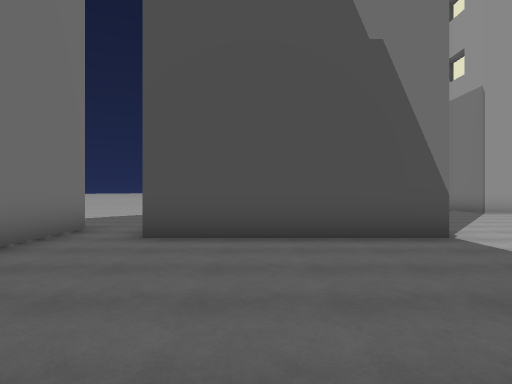
[1] (above)

22 first-person views from a walk through a Unity game level. The camera is 1.5 m above the floor, looks level and sees 75° across. The floor is counted in squares, 2 m on a side. Each view is taken from the middle of a square. On the plan, view 1 faces up. The plan holds only what a view shows up to about 11 squares ahead; the rest is blank. The place goes on beyond the plan. The player is left out.

[2]
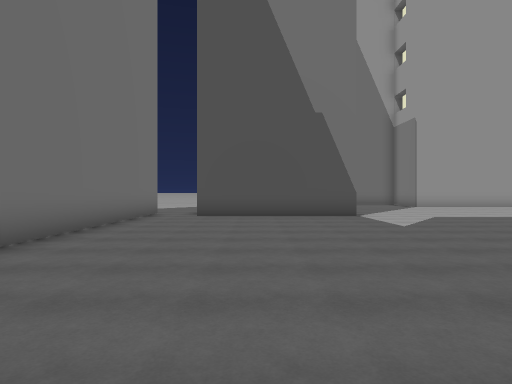

[3]
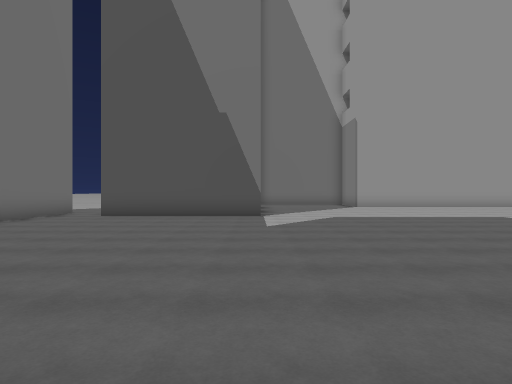

[4]
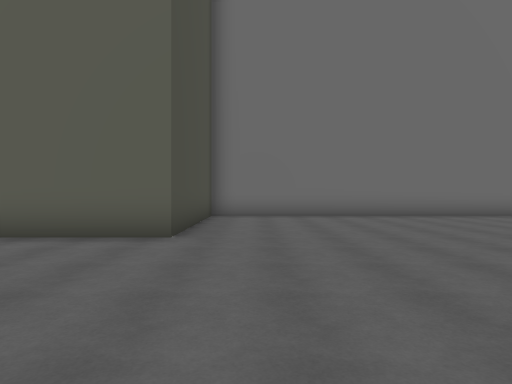

[5]
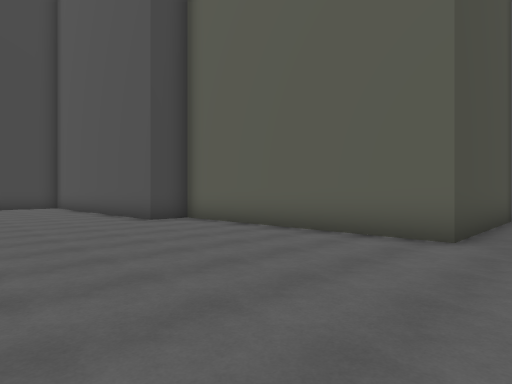

[6]
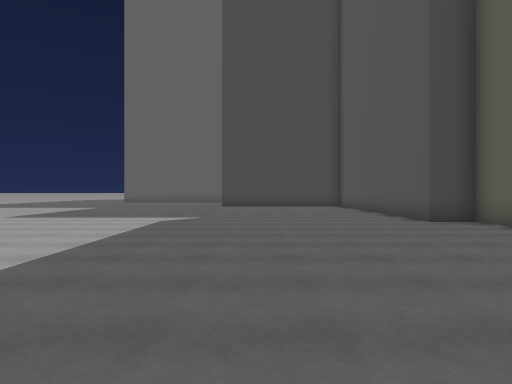

[7]
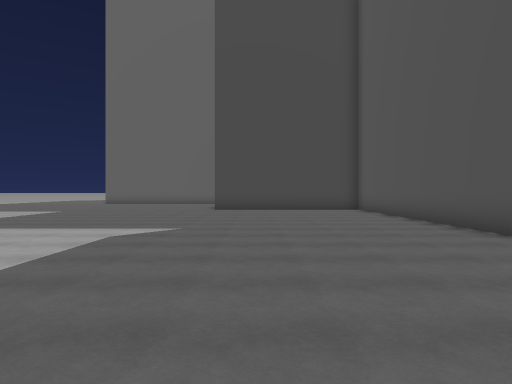

[8]
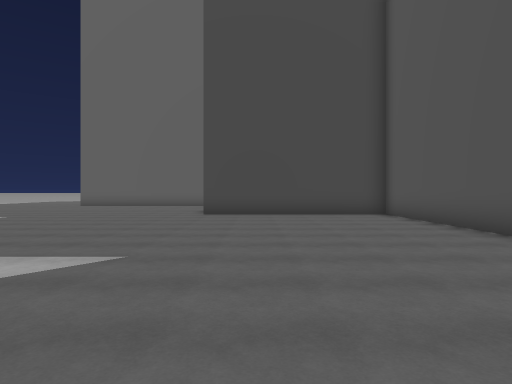

[9]
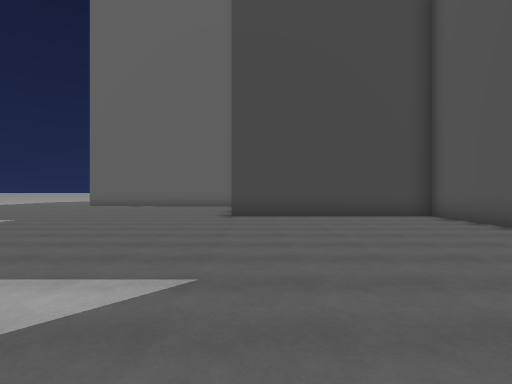

[10]
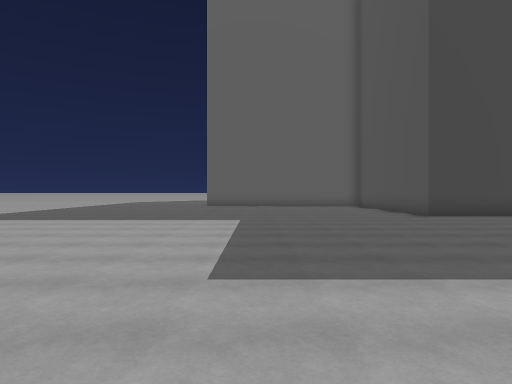

[11]
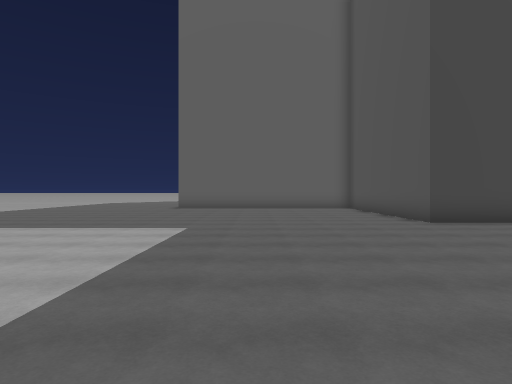

[12]
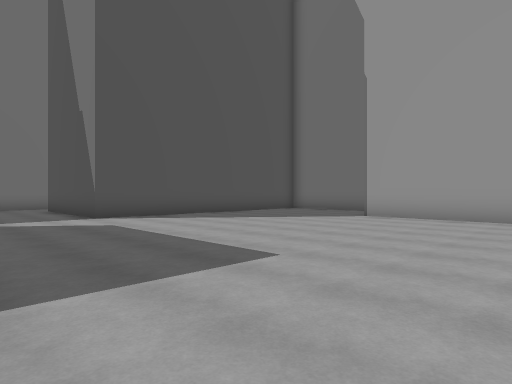

[13]
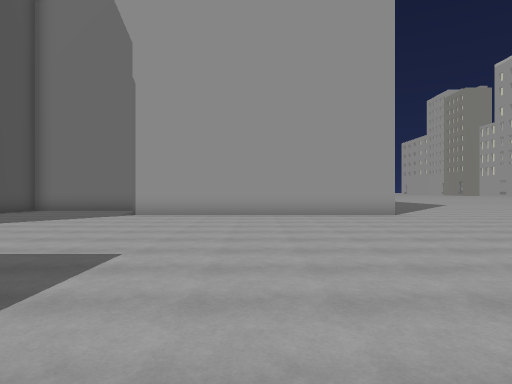

[14]
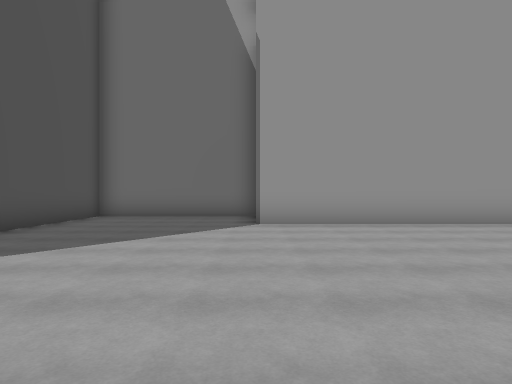

[15]
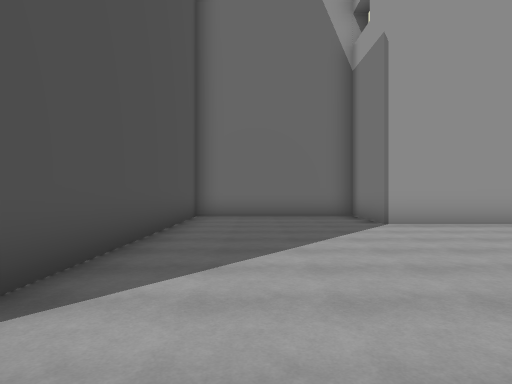

[16]
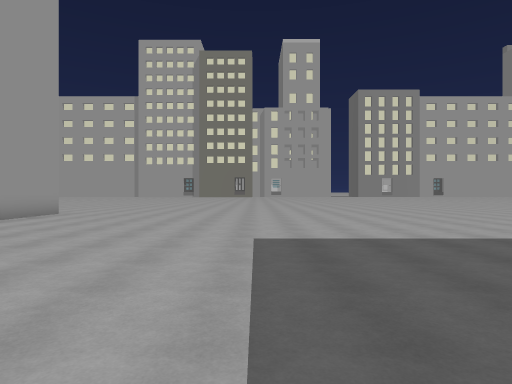

[17]
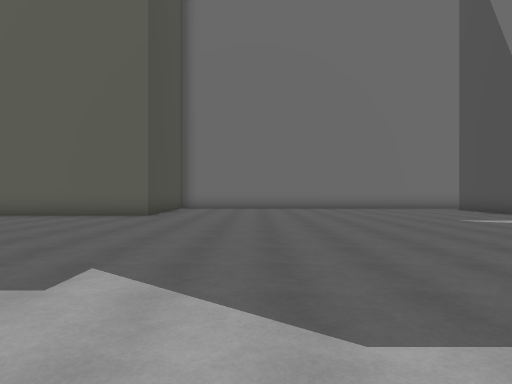

[18]
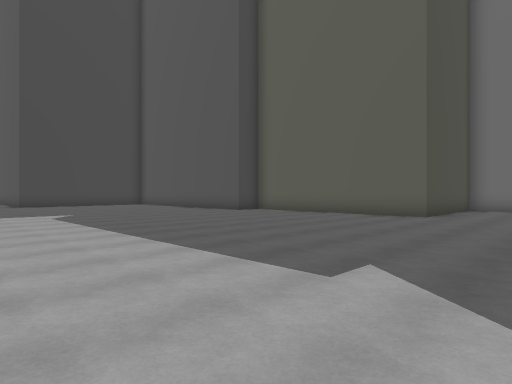

[19]
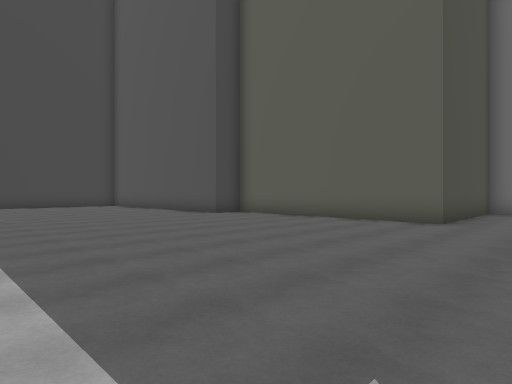

[20]
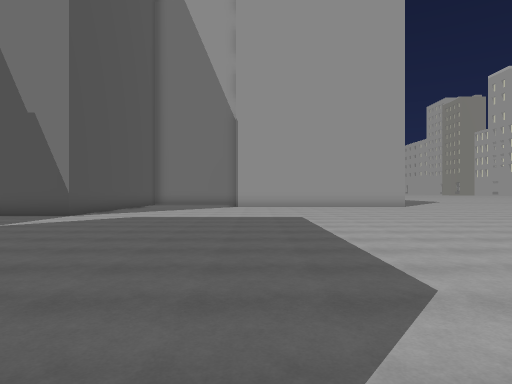

[21]
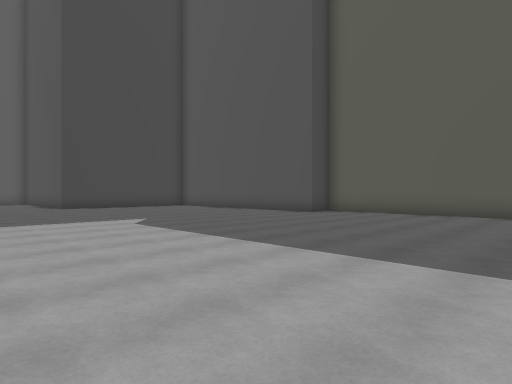

[22]
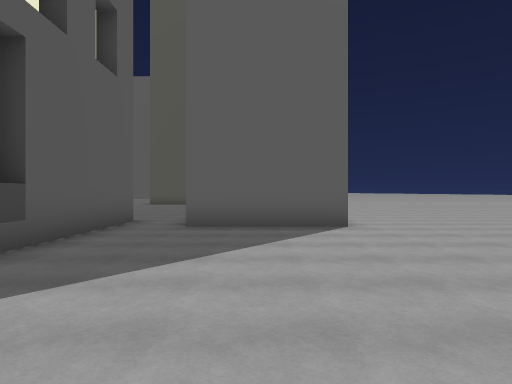

### Floor plan
Key: @ floor where view 1 was taken; # wall or solid block; . floor; O other object.
Columns run from 10 left of view 1 to 17 right of it. Each row starts with its distance up from view 1.
 15               OOOO
 14      .       O....#
 13     ...      O....#
 12    .....     O....#########.
 11   ......     O..............
 10   ......O    O..............
  9  .......OO   O..............
  8 ........OO   O..............
  7 ........O    O..............
  6 ...OOOO.OOOOOO..............
  5 ...   O.....................
  4 ...   O....................
  3 ...   O....................
  2       O....................
  1       O....................
  0       O...@................
 -1       O....................
 -2       O................ ...
 -3       O................  ..
 -4       O................
 -5       O................
 -6       OO................
 -7         OOOO............
 -8            O............
 -9            O............
-10            O............
-11            O...........
-12            O........... .
-13            O..............
-14             O..............
-15             O...............
-16             O...............
-17             O...............
-18             O...............
-19             O...............
-20             O...............
-21             O...............
-22              OOOOOO.........
-23                   O.........
-24                   O.........
-25                   O.........

Where each view was taken, in squares from view 1:
view 1: 0 up, 0 right, facing up
view 2: 5 down, 0 right, facing up
view 3: 5 down, 3 right, facing up
view 4: 5 down, 7 right, facing left
view 5: 5 down, 7 right, facing down-left
view 6: 5 down, 7 right, facing down
view 7: 8 down, 7 right, facing down
view 8: 11 down, 7 right, facing down
view 9: 12 down, 8 right, facing down
view 10: 12 down, 14 right, facing down
view 11: 14 down, 13 right, facing down
view 12: 2 up, 13 right, facing up-left
view 13: 1 up, 12 right, facing up
view 14: 4 up, 8 right, facing up
view 15: 4 up, 5 right, facing up
view 16: 5 up, 5 right, facing right
view 17: 3 down, 12 right, facing left
view 18: 3 down, 12 right, facing down-left
view 19: 4 down, 10 right, facing down-left
view 20: 5 down, 9 right, facing up
view 21: 6 down, 13 right, facing down-left
view 22: 14 up, 5 left, facing down
